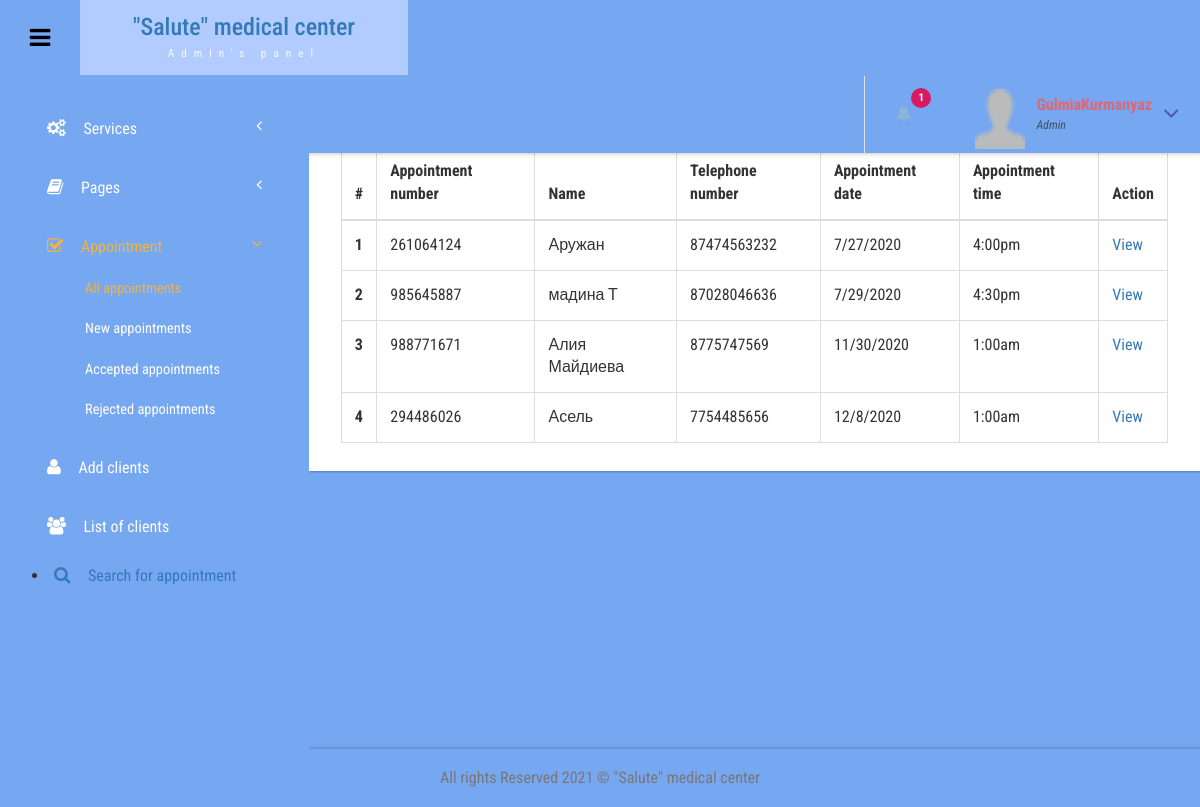
Page /admin/all-appointment.php (signed in) on the committed database.
### tables this page shows
CREATE TABLE `tblappointment` (
  `ID` int(10) NOT NULL,
  `AptNumber` int(80) DEFAULT NULL,
  `Name` varchar(120) DEFAULT NULL,
  `Email` varchar(120) DEFAULT NULL,
  `PhoneNumber` bigint(11) DEFAULT NULL,
  `AptDate` varchar(120) DEFAULT NULL,
  `AptTime` varchar(120) DEFAULT NULL,
  `Services` varchar(120) DEFAULT NULL,
  `ApplyDate` timestamp NULL DEFAULT current_timestamp(),
  `Remark` varchar(250) NOT NULL,
  `Status` varchar(10) NOT NULL
);

### admin/all-appointment.php (the view, shortened to what this page needs)
<?php
include('includes/dbconnection.php');
if (strlen($_SESSION['bpmsaid']==0)) {
  header('location:logout.php');
  } else{
  ?>
<!DOCTYPE HTML>
<html>
<head>
<link href="css/bootstrap.css" rel='stylesheet' type='text/css' />
<link href="css/style.css" rel='stylesheet' type='text/css' />
<link href="css/font-awesome.css" rel="stylesheet">
<link href="css/animate.css" rel="stylesheet" type="text/css" media="all">
<link href="css/custom.css" rel="stylesheet">
</head>
<body class="cbp-spmenu-push">
	<div class="main-content">
		 <?php include_once('includes/sidebar.php');?>
		 <?php include_once('includes/header.php');?>
		<div id="page-wrapper">
			<div class="main-page">
				<div class="tables">
					<h3 class="title1">All appointments</h3>
					<div class="table-responsive bs-example widget-shadow">
						<h4>All Appointments:</h4>
						<table class="table table-bordered"> <thead> <tr> <th>#</th> <th>Appointment number</th> <th>Name</th><th>Telephone number</th> <th>Appointment date</th><th>Appointment time</th><th>Action</th> </tr> </thead> <tbody>
<?php
$ret=mysqli_query($con,"select *from  tblappointment");
$cnt=1;
while ($row=mysqli_fetch_array($ret)) {
?>
						 <tr> <th scope="row"><?php echo $cnt;?></th> <td><?php  echo $row['AptNumber'];?></td> <td><?php  echo $row['Name'];?></td><td><?php  echo $row['PhoneNumber'];?></td><td><?php  echo $row['AptDate'];?></td> <td><?php  echo $row['AptTime'];?></td> <td><a href="view-appointment.php?viewid=<?php echo $row['ID'];?>">View</a></td> </tr>   <?php
$cnt=$cnt+1;
}?></tbody> </table>
					</div>
				</div>
			</div>
		</div>
		 <?php include_once('includes/footer.php');?>
	</div>
</body>
</html>
<?php }  ?>

### admin/includes/sidebar.php (shortened to what this page needs)
<div class=" sidebar" role="navigation">
          <div class="navbar-collapse">
      <nav class="cbp-spmenu cbp-spmenu-vertical cbp-spmenu-left" id="cbp-spmenu-s1">
        <ul class="nav" id="side-menu">
          <li>
            <a href="add-services.php"><i class="fa fa-cogs nav_icon"></i>Services<span class="fa arrow"></span> </a>
          </li>
          <li class="">
            <a href="about-us.php"><i class="fa fa-book nav_icon"></i>Pages <span class="fa arrow"></span></a>
          </li>
          <li>
            <a href="all-appointment.php"><i class="fa fa-check-square-o nav_icon"></i>Appointment<span class="fa arrow"></span></a>
            <ul class="nav nav-second-level collapse">
              <li>
                <a href="all-appointment.php">All appointments</a>
              </li>
              <li>
                <a href="new-appointment.php">New appointments</a>
              </li>
              <li>
                <a href="accepted-appointment.php">Accepted appointments</a>
              </li>
              <li>
                <a href="rejected-appointment.php">Rejected appointments</a>
              </li>
            </ul>
          </li>
          <li>
            <a href="add-customer.php" class="chart-nav"><i class="fa fa-user nav_icon"></i>Add clients</a>
          </li>
           <li>
            <a href="customer-list.php" class="chart-nav"><i class="fa fa-users nav_icon"></i>List of clients</a>
          </li>
            </ul>
          <li>
            <a href="search-appointment.php" class="chart-nav"><i class="fa fa-search nav_icon"></i>Search for appointment</a>
          </li>
      </nav>
    </div>
  </div>

### admin/includes/header.php (shortened to what this page needs)
<div class="sticky-header header-section ">
      <div class="header-left">
        <button id="showLeftPush"><i class="fa fa-bars"></i></button>
        <div class="logo">
          <a href="index.html">
            <h3>"Salute" medical center</h3>
            <span>Admin's panel</span>
          </a>
        </div>
        <div class="clearfix"> </div>
      </div>
      <div class="header-right">
        <div class="profile_details_left">
          <ul class="nofitications-dropdown">
            <?php
$ret1=mysqli_query($con,"select ID,Name from  tblappointment where Status=''");
$num=mysqli_num_rows($ret1);
?>
            <li class="dropdown head-dpdn">
              <a href="#" class="dropdown-toggle" data-toggle="dropdown" aria-expanded="false"><i class="fa fa-bell"></i><span class="badge blue"><?php echo $num;?></span></a>
            </li>
          </ul>
          <div class="clearfix"> </div>
        </div>
        <div class="profile_details">
        <?php
$adid=$_SESSION['bpmsaid'];
$ret=mysqli_query($con,"select AdminName from tbladmin where ID='$adid'");
$row=mysqli_fetch_array($ret);
$name=$row['AdminName'];
?>
          <ul>
            <li class="dropdown profile_details_drop">
              <a href="#" class="dropdown-toggle" data-toggle="dropdown" aria-expanded="false">
                <div class="profile_img">
                  <span class="prfil-img"><img src="images/user.png" alt="" width="50" height="60"> </span>
                  <div class="user-name">
                    <p><?php echo $name; ?></p>
                    <span>Admin</span>
                  </div>
                  <i class="fa fa-angle-down lnr"></i>
                  <div class="clearfix"></div>
                </div>
              </a>
            </li>
          </ul>
        </div>
        <div class="clearfix"> </div>
      </div>
      <div class="clearfix"> </div>
    </div>

### admin/includes/footer.php
<div class="footer">
   <p>All rights Reserved 2021 &copy; "Salute" medical center </p>
</div>

### admin/css/custom.css (style rules this page uses)
.sidebar .arrow { float: right; }
.sidebar .fa.arrow:before { content: "\f104"; }
.sidebar .active>a>.fa.arrow:before { content: "\f107"; }
.sidebar .nav-second-level li, .sidebar .nav-third-level li { border-bottom: 0!important; margin-bottom: 0; }
.sidebar .nav-second-level li a { padding-left: 53px; font-size: .9em; }

### rows in the picture
tblappointment: AptNumber "261064124", Name "Аружан", PhoneNumber "87474563232", AptDate "7/27/2020", AptTime "4:00pm"
tblappointment: AptNumber "985645887", Name "мадина Т", PhoneNumber "87028046636", AptDate "7/29/2020", AptTime "4:30pm"
tblappointment: AptNumber "988771671", Name "Алия Майдиева", PhoneNumber "8775747569", AptDate "11/30/2020", AptTime "1:00am"
tblappointment: AptNumber "294486026", Name "Асель", PhoneNumber "7754485656", AptDate "12/8/2020", AptTime "1:00am"

### other values in the picture
$num "1"
$name "GulmiaKurmanyaz"
